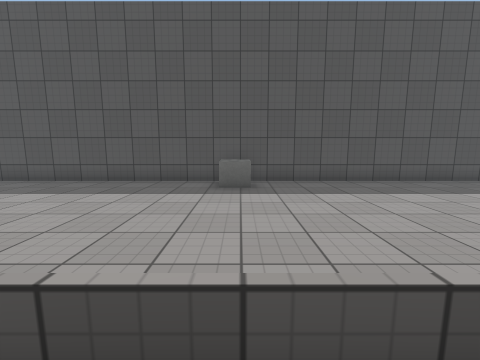
view 1 (above)

16 first-person views from a walk through a Unity game level. The camera is 1.3 m above the floor, tilts 8° down and sees 90° across. The floor is counted in squares, 1 m on a side. Each view is taken from the middle of a square. On the plan, view 1 faces up. The plan holds only what a view shows up to about 12 squares ahead; the rest is blank. The place goes on beyond the plan. Surface patterns are stand-ins for the level's own textures.

view 2
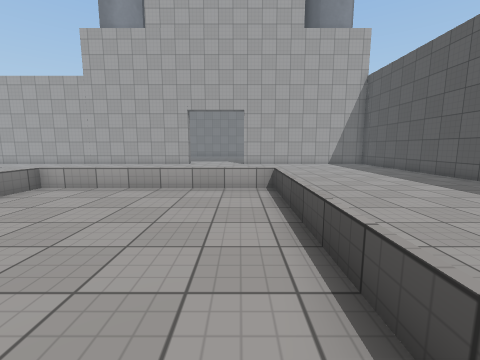

view 3
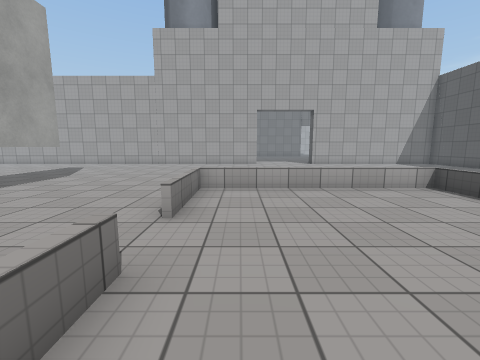

view 4
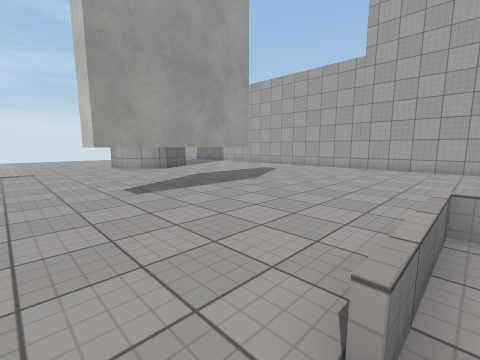

view 5
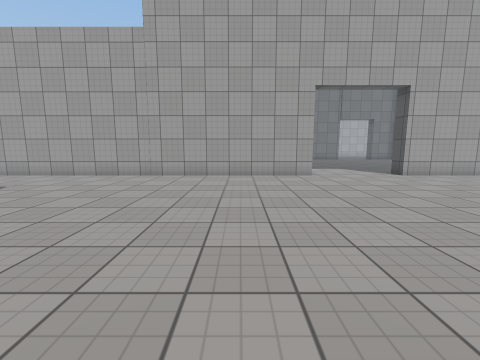

view 6
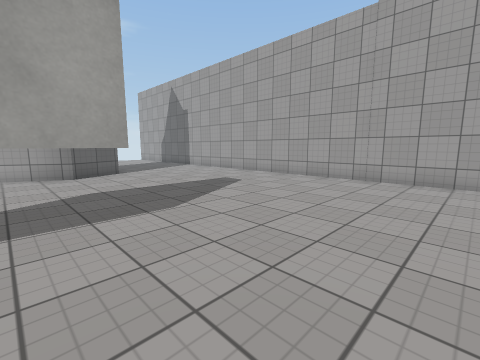

view 7
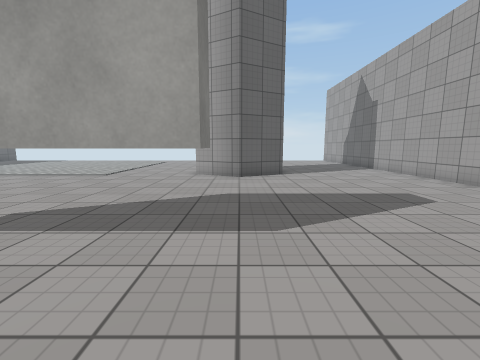

view 8
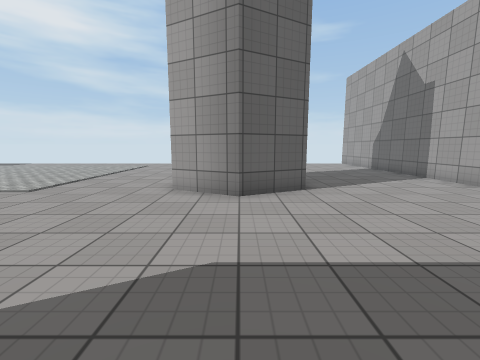

view 9
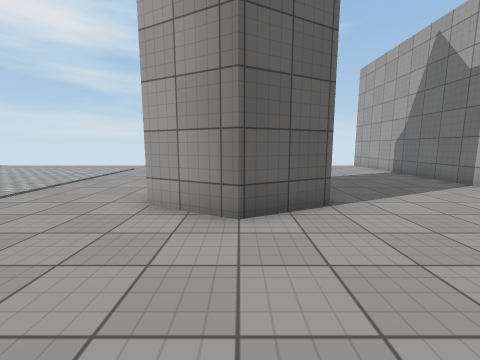

view 10
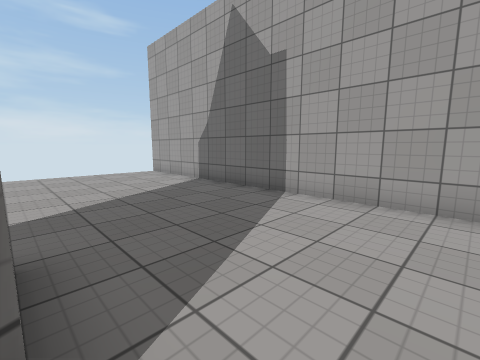

view 11
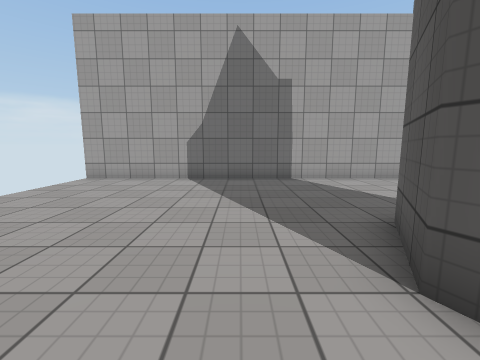

view 12
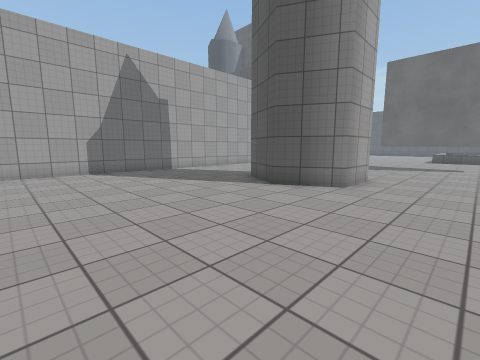

view 13
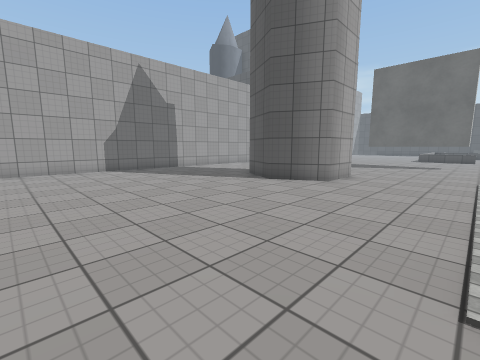

view 14
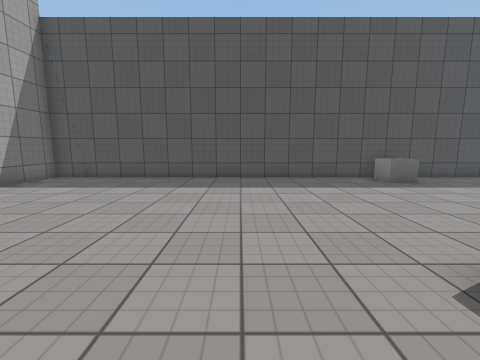

view 15
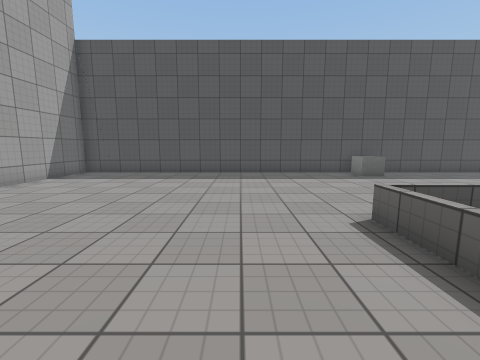

view 16
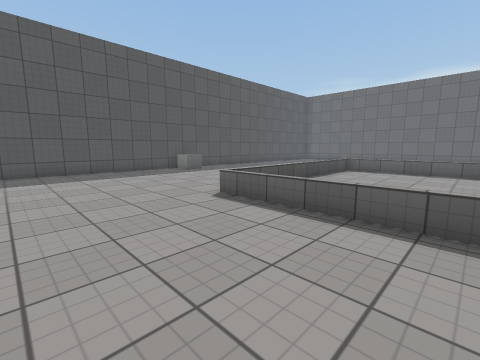

### Floor plan
Key: @ floor where view 1 was taken; # wall or solid block; . floor; = window, fence, low wall or low ledge; C cube; T thing the floor can be seen under or through.
Columns run from 15 left of view 1 to 9 right of it. Each row starts with its distance up from view 1.
  9  ########################
  8  #............CC........
  7  #.....................
  6  #....................
  5  #...................
  4  #..................
  3  #..................
  2  #.................
  1  #.........=========
  0 ...........=...@....=
 -1 ...........=........=
 -2 ...........=........=
 -3 ...........=........=
 -4  #.........=........=
 -5  #.........=........
 -6  #.........=====.==
 -7  #...............
 -8  #...............
 -9  #...............
-10  #...............
-11  #...............
-12  #........TTTTT..
-13  #........T   T..
-14  #...............
-15  #...............
-16  #...............
-17  #................
-18  #.................
-19  #..................
-20  #.....#####.........
-21  #.....#  ##.........
-22  #.....## ##.......
-23  #......###.........
-24  #...................
-25  #...................
-26  #...................
-27  #...................
-28  #..............
-29  #..............
-30  #..............
-31  #..............

Where each view was taken, in squares from view 1:
view 1: 0 up, 0 right, facing up
view 2: 0 up, 4 right, facing left
view 3: 5 down, 4 right, facing left
view 4: 6 down, 1 right, facing down-left
view 5: 7 down, 3 left, facing left
view 6: 8 down, 4 left, facing down-left
view 7: 9 down, 6 left, facing down
view 8: 13 down, 6 left, facing down
view 9: 15 down, 6 left, facing down
view 10: 19 down, 8 left, facing down-left
view 11: 25 down, 4 left, facing left
view 12: 30 down, 1 left, facing up-left
view 13: 31 down, 0 right, facing up-left
view 14: 1 down, 6 left, facing up
view 15: 3 down, 6 left, facing up
view 16: 4 down, 8 left, facing up-right
